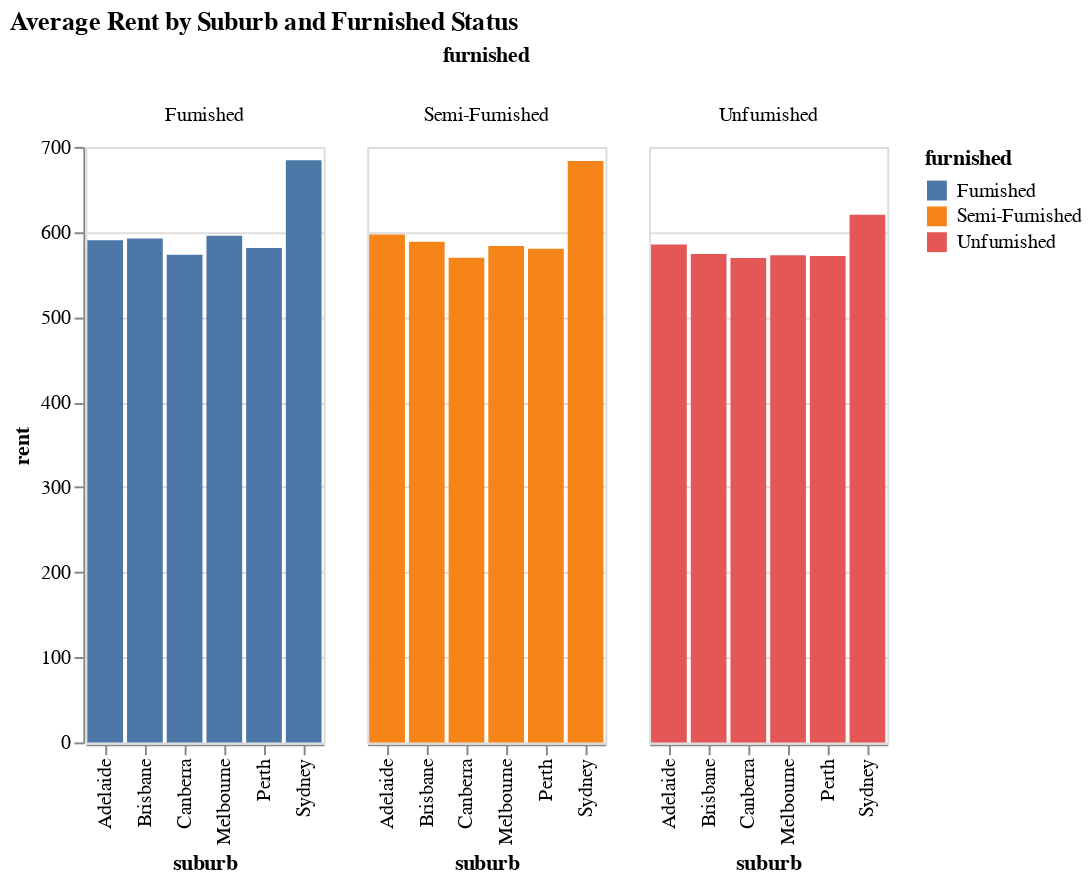

Notebook cell for this chart:
### Code cell
# prompt: there are two column "furnished" and "rent" create visual based on these two columns and create visuals suburb wise

# Assuming your DataFrame is named 'df' and it has columns 'suburb', 'furnished', 'rent'.

# Group the data by suburb and furnished status, then calculate the average rent.
avg_rent_by_suburb_furnished = df.groupby(['suburb', 'furnished'])['rent'].mean().reset_index()

# Create an Altair chart to show the average rent for furnished and unfurnished properties in each suburb.
alt.Chart(avg_rent_by_suburb_furnished).mark_bar().encode(
    x='suburb:N',
    y='rent:Q',
    color='furnished:N',
    column='furnished:N'  # Use 'furnished' status to create separate columns for comparison
).properties(
    title='Average Rent by Suburb and Furnished Status'
)

### Figure 1 — Vega-Lite specification as saved in the notebook (floating-point values rounded to 4 significant figures)
{"config": {"view": {"continuousWidth": 300, "continuousHeight": 300}}, "data": {"name": "data-994f9853b7cf8a26d57f0c499908ad01"}, "mark": {"type": "bar"}, "encoding": {"color": {"field": "furnished", "type": "nominal"}, "column": {"field": "furnished", "type": "nominal"}, "x": {"field": "suburb", "type": "nominal"}, "y": {"field": "rent", "type": "quantitative"}}, "title": "Average Rent by Suburb and Furnished Status", "$schema": "https://vega.github.io/schema/vega-lite/v5.20.1.json", "datasets": {"data-994f9853b7cf8a26d57f0c499908ad01": [{"suburb": "Adelaide", "furnished": "Furnished", "rent": 590.1}, {"suburb": "Adelaide", "furnished": "Semi-Furnished", "rent": 596.9}, {"suburb": "Adelaide", "furnished": "Unfurnished", "rent": 585.4}, {"suburb": "Brisbane", "furnished": "Furnished", "rent": 592.2}, {"suburb": "Brisbane", "furnished": "Semi-Furnished", "rent": 588.5}, {"suburb": "Brisbane", "furnished": "Unfurnished", "rent": 574.0}, {"suburb": "Canberra", "furnished": "Furnished", "rent": 573.2}, {"suburb": "Canberra", "furnished": "Semi-Furnished", "rent": 569.8}, {"suburb": "Canberra", "furnished": "Unfurnished", "rent": 569.4}, {"suburb": "Melbourne", "furnished": "Furnished", "rent": 595.6}, {"suburb": "Melbourne", "furnished": "Semi-Furnished", "rent": 583.6}, {"suburb": "Melbourne", "furnished": "Unfurnished", "rent": 572.5}, {"suburb": "Perth", "furnished": "Furnished", "rent": 581.2}, {"suburb": "Perth", "furnished": "Semi-Furnished", "rent": 580.3}, {"suburb": "Perth", "furnished": "Unfurnished", "rent": 571.6}, {"suburb": "Sydney", "furnished": "Furnished", "rent": 684.4}, {"suburb": "Sydney", "furnished": "Semi-Furnished", "rent": 683.3}, {"suburb": "Sydney", "furnished": "Unfurnished", "rent": 620.3}]}}
